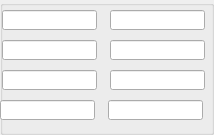
           <widget class="QGroupBox" name="groupBox_8">
            <property name="minimumSize">
             <size>
              <width>210</width>
              <height>135</height>
             </size>
            </property>
            <property name="maximumSize">
             <size>
              <width>355</width>
              <height>135</height>
             </size>
            </property>
            <property name="title">
             <string/>
            </property>
            <widget class="QLineEdit" name="exLineEdit1_12">
             <property name="geometry">
              <rect>
               <x>2</x>
               <y>10</y>
               <width>95</width>
               <height>20</height>
              </rect>
             </property>
             <property name="minimumSize">
              <size>
               <width>0</width>
               <height>0</height>
              </size>
             </property>
            </widget>
            <widget class="QLabel" name="label_4">
             <property name="geometry">
              <rect>
               <x>118</x>
               <y>56</y>
               <width>16</width>
               <height>16</height>
              </rect>
             </property>
             <property name="text">
              <string/>
             </property>
            </widget>
            <widget class="QLineEdit" name="exLineEdit1_13">
             <property name="geometry">
              <rect>
               <x>110</x>
               <y>10</y>
               <width>95</width>
               <height>20</height>
              </rect>
             </property>
             <property name="minimumSize">
              <size>
               <width>0</width>
               <height>0</height>
              </size>
             </property>
            </widget>
            <widget class="QLineEdit" name="exLineEdit1_14">
             <property name="geometry">
              <rect>
               <x>110</x>
               <y>40</y>
               <width>95</width>
               <height>20</height>
              </rect>
             </property>
             <property name="minimumSize">
              <size>
               <width>0</width>
               <height>0</height>
              </size>
             </property>
            </widget>
            <widget class="QLineEdit" name="exLineEdit1_29">
             <property name="geometry">
              <rect>
               <x>2</x>
               <y>40</y>
               <width>95</width>
               <height>20</height>
              </rect>
             </property>
             <property name="minimumSize">
              <size>
               <width>0</width>
               <height>0</height>
              </size>
             </property>
            </widget>
            <widget class="QLineEdit" name="exLineEdit1_30">
             <property name="geometry">
              <rect>
               <x>110</x>
               <y>70</y>
               <width>95</width>
               <height>20</height>
              </rect>
             </property>
             <property name="minimumSize">
              <size>
               <width>0</width>
               <height>0</height>
              </size>
             </property>
            </widget>
            <widget class="QLineEdit" name="exLineEdit1_31">
             <property name="geometry">
              <rect>
               <x>2</x>
               <y>70</y>
               <width>95</width>
               <height>20</height>
              </rect>
             </property>
             <property name="minimumSize">
              <size>
               <width>0</width>
               <height>0</height>
              </size>
             </property>
            </widget>
            <widget class="QLineEdit" name="exLineEdit1_32">
             <property name="geometry">
              <rect>
               <x>0</x>
               <y>100</y>
               <width>95</width>
               <height>20</height>
              </rect>
             </property>
             <property name="minimumSize">
              <size>
               <width>0</width>
               <height>0</height>
              </size>
             </property>
            </widget>
            <widget class="QLineEdit" name="exLineEdit1_33">
             <property name="geometry">
              <rect>
               <x>108</x>
               <y>100</y>
               <width>95</width>
               <height>20</height>
              </rect>
             </property>
             <property name="minimumSize">
              <size>
               <width>0</width>
               <height>0</height>
              </size>
             </property>
            </widget>
           </widget>
